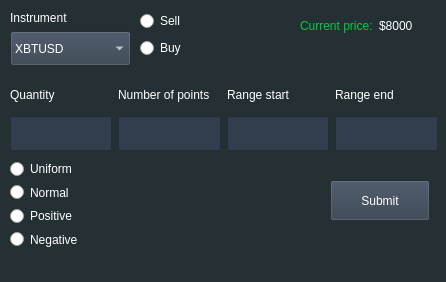
<?xml version="1.0" encoding="UTF-8"?>
<ui version="4.0">
 <class>MainWindow</class>
 <widget class="QMainWindow" name="MainWindow">
  <property name="geometry">
   <rect>
    <x>0</x>
    <y>0</y>
    <width>446</width>
    <height>282</height>
   </rect>
  </property>
  <property name="minimumSize">
   <size>
    <width>446</width>
    <height>282</height>
   </size>
  </property>
  <property name="maximumSize">
   <size>
    <width>446</width>
    <height>282</height>
   </size>
  </property>
  <property name="windowTitle">
   <string>MainWindow</string>
  </property>
  <property name="styleSheet">
   <string notr="true">QMainWindow { background-color: rgb(37, 48, 52);}

QPushButton { background-color: rgb(50, 62, 77); color:white; }
QPushButton:hover { background-color: rgb(0, 202, 69); }

QLineEdit { background-color: rgb(50, 62, 77); }
QLineEdit:focus { border: 1px solid rgb(0, 202, 69); }

QComboBox {
color: rgb(255, 255, 255);
background-color: rgb(50, 62, 77);
}



</string>
  </property>
  <widget class="QWidget" name="centralwidget">
   <widget class="QWidget" name="verticalLayoutWidget_7">
    <property name="geometry">
     <rect>
      <x>10</x>
      <y>10</y>
      <width>121</width>
      <height>56</height>
     </rect>
    </property>
    <layout class="QVBoxLayout" name="verticalLayout_9">
     <item>
      <widget class="QLabel" name="label_7">
       <property name="styleSheet">
        <string notr="true">color: rgb(255, 255, 255);</string>
       </property>
       <property name="text">
        <string>Instrument</string>
       </property>
      </widget>
     </item>
     <item>
      <widget class="QComboBox" name="instruments">
       <property name="minimumSize">
        <size>
         <width>100</width>
         <height>35</height>
        </size>
       </property>
       <property name="focusPolicy">
        <enum>Qt::NoFocus</enum>
       </property>
       <property name="styleSheet">
        <string notr="true"/>
       </property>
       <item>
        <property name="text">
         <string>XBTUSD</string>
        </property>
       </item>
       <item>
        <property name="text">
         <string>ETHUSD</string>
        </property>
       </item>
      </widget>
     </item>
    </layout>
   </widget>
   <widget class="QWidget" name="verticalLayoutWidget_6">
    <property name="geometry">
     <rect>
      <x>140</x>
      <y>10</y>
      <width>43</width>
      <height>51</height>
     </rect>
    </property>
    <layout class="QVBoxLayout" name="side">
     <item>
      <widget class="QRadioButton" name="Sell">
       <property name="styleSheet">
        <string notr="true">color: rgb(255, 255, 255);</string>
       </property>
       <property name="text">
        <string>Sell</string>
       </property>
      </widget>
     </item>
     <item>
      <widget class="QRadioButton" name="Buy">
       <property name="styleSheet">
        <string notr="true">color: rgb(255, 255, 255);</string>
       </property>
       <property name="text">
        <string>Buy</string>
       </property>
      </widget>
     </item>
    </layout>
   </widget>
   <widget class="QWidget" name="horizontalLayoutWidget">
    <property name="geometry">
     <rect>
      <x>10</x>
      <y>80</y>
      <width>428</width>
      <height>71</height>
     </rect>
    </property>
    <layout class="QHBoxLayout" name="horizontalLayout">
     <item>
      <layout class="QVBoxLayout" name="verticalLayout_2">
       <item>
        <widget class="QLabel" name="label_2">
         <property name="styleSheet">
          <string notr="true">color: rgb(255, 255, 255);</string>
         </property>
         <property name="text">
          <string>Quantity</string>
         </property>
        </widget>
       </item>
       <item>
        <widget class="QLineEdit" name="quantity">
         <property name="minimumSize">
          <size>
           <width>100</width>
           <height>35</height>
          </size>
         </property>
         <property name="styleSheet">
          <string notr="true">background-color: rgb(50, 62, 77);
color: rgb(255, 255, 255);

QPushButton {color: red;}</string>
         </property>
         <property name="text">
          <string/>
         </property>
        </widget>
       </item>
      </layout>
     </item>
     <item>
      <layout class="QVBoxLayout" name="verticalLayout">
       <item>
        <widget class="QLabel" name="label">
         <property name="styleSheet">
          <string notr="true">color: rgb(255, 255, 255);</string>
         </property>
         <property name="text">
          <string>Number of points</string>
         </property>
        </widget>
       </item>
       <item>
        <widget class="QLineEdit" name="n_tp">
         <property name="minimumSize">
          <size>
           <width>100</width>
           <height>35</height>
          </size>
         </property>
         <property name="styleSheet">
          <string notr="true">background-color: rgb(50, 62, 77);
color: rgb(255, 255, 255);</string>
         </property>
        </widget>
       </item>
      </layout>
     </item>
     <item>
      <layout class="QVBoxLayout" name="verticalLayout_5">
       <item>
        <widget class="QLabel" name="label_5">
         <property name="styleSheet">
          <string notr="true">color: rgb(255, 255, 255);</string>
         </property>
         <property name="text">
          <string>Range start</string>
         </property>
        </widget>
       </item>
       <item>
        <widget class="QLineEdit" name="start">
         <property name="minimumSize">
          <size>
           <width>100</width>
           <height>35</height>
          </size>
         </property>
         <property name="styleSheet">
          <string notr="true">background-color: rgb(50, 62, 77);
color: rgb(255, 255, 255);</string>
         </property>
        </widget>
       </item>
      </layout>
     </item>
     <item>
      <layout class="QVBoxLayout" name="verticalLayout_6">
       <item>
        <widget class="QLabel" name="label_6">
         <property name="styleSheet">
          <string notr="true">color: rgb(255, 255, 255);</string>
         </property>
         <property name="text">
          <string>Range end</string>
         </property>
        </widget>
       </item>
       <item>
        <widget class="QLineEdit" name="end">
         <property name="minimumSize">
          <size>
           <width>100</width>
           <height>35</height>
          </size>
         </property>
         <property name="styleSheet">
          <string notr="true">background-color: rgb(50, 62, 77);
color: rgb(255, 255, 255);</string>
         </property>
        </widget>
       </item>
      </layout>
     </item>
    </layout>
   </widget>
   <widget class="QWidget" name="verticalLayoutWidget_5">
    <property name="geometry">
     <rect>
      <x>10</x>
      <y>160</y>
      <width>68</width>
      <height>88</height>
     </rect>
    </property>
    <layout class="QVBoxLayout" name="distribution">
     <item>
      <widget class="QRadioButton" name="uniform">
       <property name="styleSheet">
        <string notr="true">color: rgb(255, 255, 255);</string>
       </property>
       <property name="text">
        <string>Uniform</string>
       </property>
      </widget>
     </item>
     <item>
      <widget class="QRadioButton" name="normal">
       <property name="styleSheet">
        <string notr="true">color: rgb(255, 255, 255);</string>
       </property>
       <property name="text">
        <string>Normal</string>
       </property>
      </widget>
     </item>
     <item>
      <widget class="QRadioButton" name="positive">
       <property name="styleSheet">
        <string notr="true">color: rgb(255, 255, 255);</string>
       </property>
       <property name="text">
        <string>Positive</string>
       </property>
      </widget>
     </item>
     <item>
      <widget class="QRadioButton" name="negative">
       <property name="styleSheet">
        <string notr="true">color: rgb(255, 255, 255);</string>
       </property>
       <property name="text">
        <string>Negative</string>
       </property>
      </widget>
     </item>
    </layout>
   </widget>
   <widget class="QWidget" name="horizontalLayoutWidget_2">
    <property name="geometry">
     <rect>
      <x>300</x>
      <y>10</y>
      <width>131</width>
      <height>31</height>
     </rect>
    </property>
    <layout class="QHBoxLayout" name="horizontalLayout_2">
     <item>
      <widget class="QLabel" name="label_8">
       <property name="styleSheet">
        <string notr="true">color: rgb(0, 202, 69);</string>
       </property>
       <property name="text">
        <string>Current price:</string>
       </property>
      </widget>
     </item>
     <item>
      <widget class="QLabel" name="currentPrice">
       <property name="styleSheet">
        <string notr="true">color: rgb(255, 255, 255);</string>
       </property>
       <property name="text">
        <string>$8000</string>
       </property>
      </widget>
     </item>
    </layout>
   </widget>
   <widget class="QPushButton" name="submit">
    <property name="geometry">
     <rect>
      <x>330</x>
      <y>180</y>
      <width>100</width>
      <height>41</height>
     </rect>
    </property>
    <property name="minimumSize">
     <size>
      <width>100</width>
      <height>35</height>
     </size>
    </property>
    <property name="cursor">
     <cursorShape>PointingHandCursor</cursorShape>
    </property>
    <property name="styleSheet">
     <string notr="true">color: rgb(255, 255, 255);
QPushButton::hover { background-color: red; }</string>
    </property>
    <property name="text">
     <string>Submit</string>
    </property>
   </widget>
  </widget>
  <widget class="QMenuBar" name="menubar">
   <property name="geometry">
    <rect>
     <x>0</x>
     <y>0</y>
     <width>446</width>
     <height>21</height>
    </rect>
   </property>
  </widget>
 </widget>
 <resources/>
 <connections/>
</ui>
